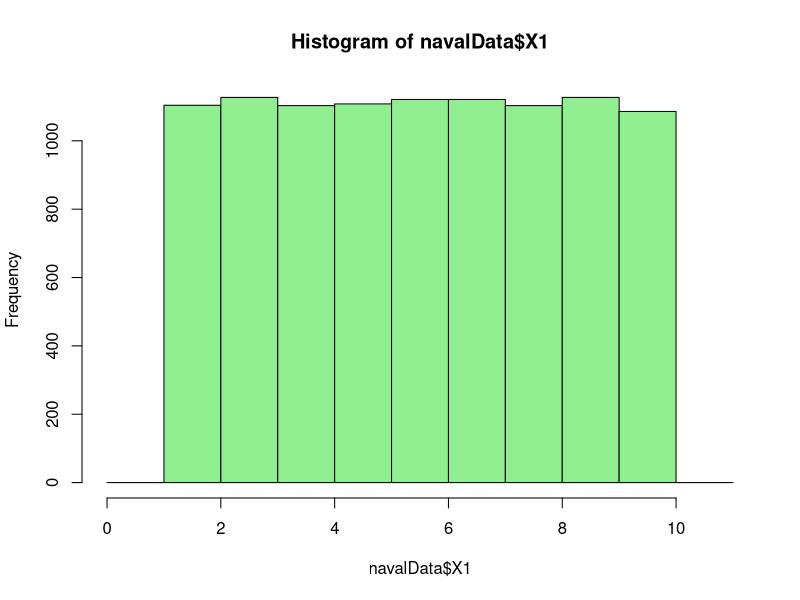
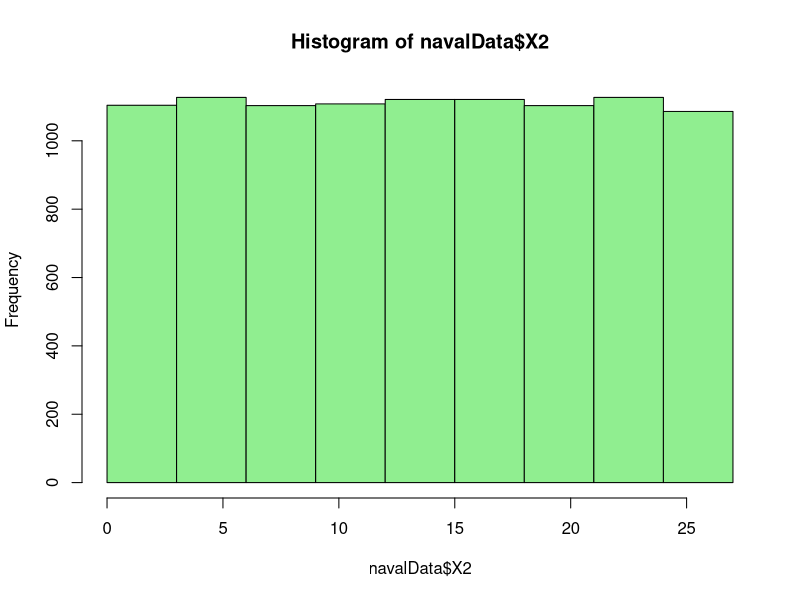
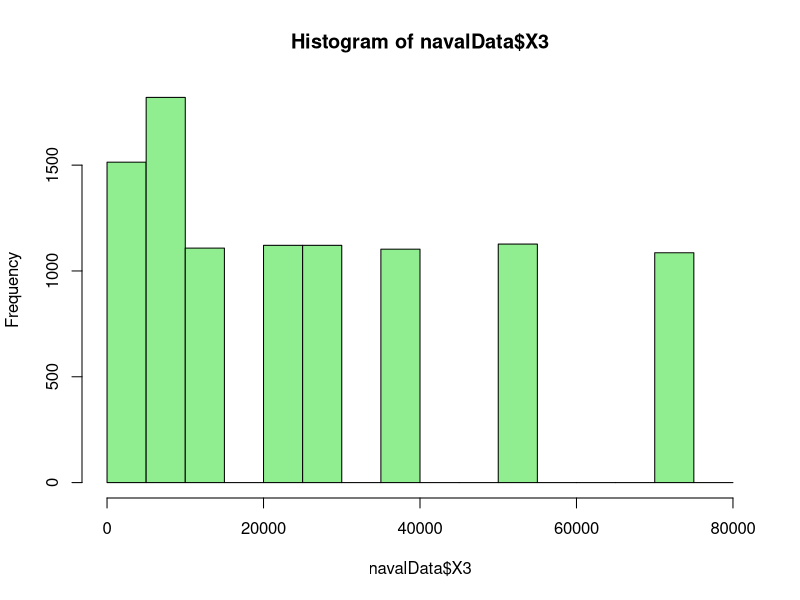
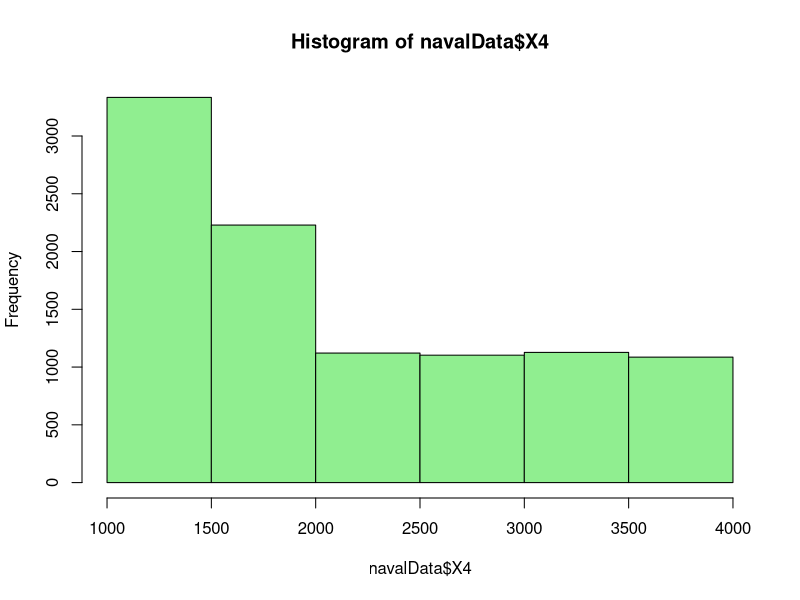
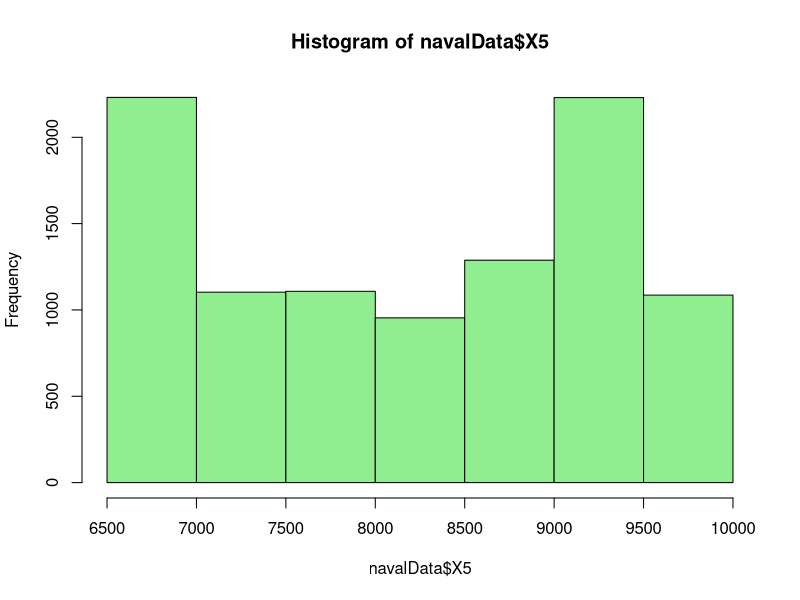
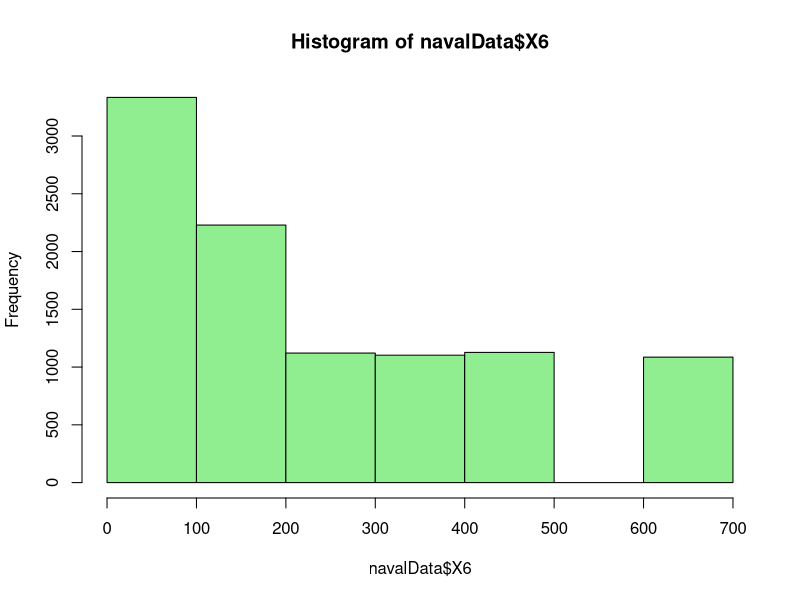
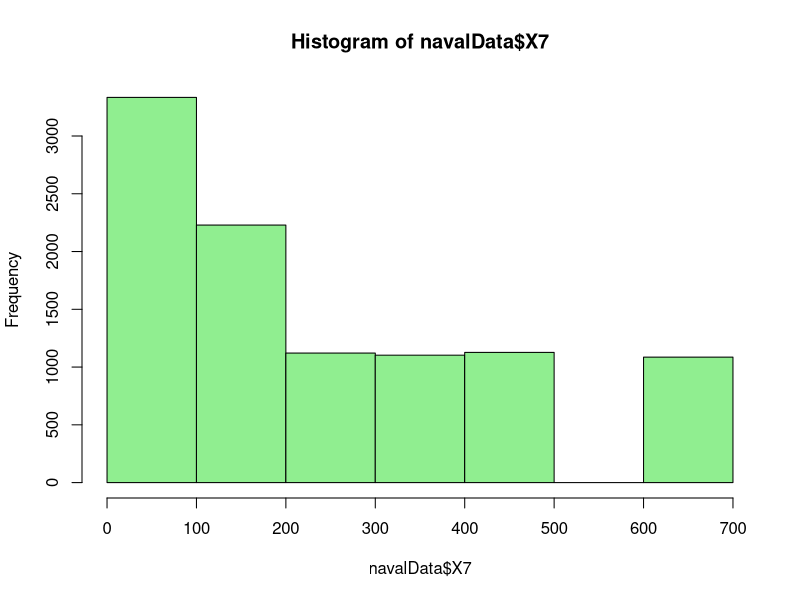
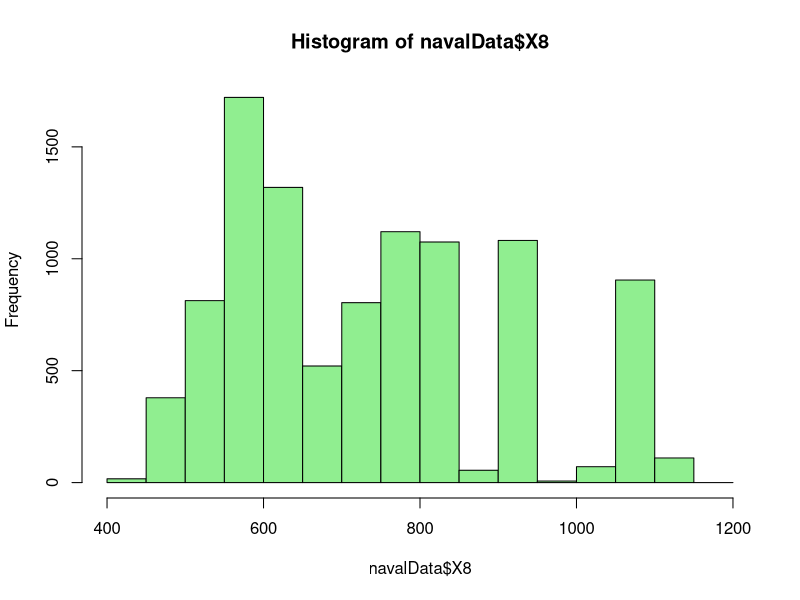

Generate these figures, in order, with R:
## ---- chunk 1
knitr::opts_chunk$set(echo = TRUE)
## ---- chunk 2
navalData <- read.csv("assign1_NavalData.csv", header = TRUE)
str(navalData)
## ---- chunk 3
library(dplyr)
library(corrplot)
library(RColorBrewer)
## ---- chunk 4
dim(navalData)
## ---- chunk 5
names(navalData)      
## ---- chunk 6
str(navalData)        
## ---- chunk 7
head(navalData)
## ---- chunk 8
tail(navalData)       
## ---- chunk 9
hist(navalData$X1, breaks = seq(0, 11, by = 1), col = "lightgreen")
## ---- chunk 10
hist(navalData$X2, breaks = seq(0, 27, by = 3), col = "lightgreen")
## ---- chunk 11
hist(navalData$X3, breaks = seq(0, 80000, by = 5000), col = "lightgreen")
## ---- chunk 12
hist(navalData$X4, breaks = seq(1000, 4000, by = 500), col = "lightgreen")
## ---- chunk 13
hist(navalData$X5, breaks = seq(6500, 10000, by = 500), col = "lightgreen")
## ---- chunk 14
hist(navalData$X6, breaks = seq(0, 700, by = 100), col = "lightgreen")
## ---- chunk 15
hist(navalData$X7, breaks = seq(0, 700, by = 100), col = "lightgreen")
## ---- chunk 16
hist(navalData$X8, breaks = seq(400, 1200, by = 50), col = "lightgreen")
## ---- chunk 17
hist(navalData$X9, breaks = seq(100, 500, by = 50), col = "lightgreen")
## ---- chunk 18
hist(navalData$X10, col = "lightgreen")
## ---- chunk 19
hist(navalData$X11, col = "lightgreen")
## ---- chunk 20
hist(navalData$X12, breaks = seq(0, 10, by = 1), col = "lightgreen")
## ---- chunk 21
hist(navalData$X13,breaks = seq(5, 25, by = 1), col = "lightgreen")
## ---- chunk 22
hist(navalData$X14,breaks = seq(1, 1.1, by = 0.01), col = "lightgreen")
## ---- chunk 23
hist(navalData$X15,breaks = seq(0, 100, by = 10), col = "lightgreen")
## ---- chunk 24
hist(navalData$X16, breaks = seq(0, 2, by = 0.1), col = "lightgreen")
## ---- chunk 25
hist(navalData$Y1, breaks = seq(0.94, 1, by = 0.01), col = "lightgreen")
## ---- chunk 26
hist(navalData$Y2, breaks = seq(0.96, 1, by = 0.01), col = "lightgreen")
## ---- chunk 27
boxplot(navalData$X1, horizontal = TRUE, col = "steelblue")
## ---- chunk 28
boxplot(navalData$X2, horizontal = TRUE, col = "steelblue")
## ---- chunk 29
boxplot(navalData$X3, horizontal = TRUE, col = "steelblue")
## ---- chunk 30
boxplot(navalData$X4, horizontal = TRUE, col = "steelblue")
## ---- chunk 31
boxplot(navalData$X5, horizontal = TRUE, col = "steelblue")
## ---- chunk 32
boxplot(navalData$X6, horizontal = TRUE, col = "steelblue")
## ---- chunk 33
boxplot(navalData$X7, horizontal = TRUE, col = "steelblue")
## ---- chunk 34
boxplot(navalData$X8, horizontal = TRUE, col = "steelblue")
## ---- chunk 35
boxplot(navalData$X9, horizontal = TRUE, col = "steelblue")
## ---- chunk 36
boxplot(navalData$X10, horizontal = TRUE, col = "steelblue")
## ---- chunk 37
boxplot(navalData$X11, horizontal = TRUE, col = "steelblue")
## ---- chunk 38
boxplot(navalData$X12, horizontal = TRUE, col = "steelblue")
## ---- chunk 39
boxplot(navalData$X13, horizontal = TRUE, col = "steelblue")
## ---- chunk 40
boxplot(navalData$X14, horizontal = TRUE, col = "steelblue")
## ---- chunk 41
boxplot(navalData$X15, horizontal = TRUE, col = "steelblue")
## ---- chunk 42
boxplot(navalData$X16, horizontal = TRUE, col = "steelblue")
## ---- chunk 43
boxplot(navalData$Y1, horizontal = TRUE, col = "magenta")
## ---- chunk 44
boxplot(navalData$Y2, horizontal = TRUE, col = "magenta")
## ---- chunk 45
summary(navalData)   
## ---- chunk 46
glimpse(navalData)
## ---- chunk 47
cor(navalData)
## ---- chunk 48
summary(navalData)
## ---- chunk 49
corrplot.mixed(cor(navalData), upper.col = brewer.pal(n=10, name ="Spectral"),
               lower.col = "blue", upper = "pie", number.cex = .75, number.digits = 3, na.label = "NA")
## ---- chunk 50
pairs(navalData, pch = 19, col = "blue")
## ---- chunk 51
x <- c(1,2,3,4,5,6,8,10,11,13,14,15,16,17,18)
navalDataRevised <- navalData[,x]
cor(navalDataRevised)
## ---- chunk 52
summary(navalDataRevised)
## ---- chunk 53
lmFit_Y1_V1 <- lm(Y1 ~ . - Y2, data = navalDataRevised)

# Summary of Model 1
summary(lmFit_Y1_V1)
## ---- chunk 54
lmFit_Y1_V2 <- update(lmFit_Y1_V1, ~ . - X4, data = navalDataRevised)

# Summary of Model 2
summary(lmFit_Y1_V2)
## ---- chunk 55
lmFit_Y1_V3 <- update(lmFit_Y1_V2, ~ . + I(X10^2), data = navalDataRevised)

# Summary of Model 3
summary(lmFit_Y1_V3)

## ---- chunk 56
lmFit_Y1_V4 <- update(lmFit_Y1_V3, ~ . + I(X8^2), data = navalDataRevised)

# Summary of Model 4
summary(lmFit_Y1_V4)
## ---- chunk 57
lmFit_Y1_V5 <- update(lmFit_Y1_V4, ~ . + I(X15^2), data = navalDataRevised)

# Summary of Model 5
summary(lmFit_Y1_V5)
## ---- chunk 58
lmFit_Y1_V6 <- update(lmFit_Y1_V5, ~ . + X10:X8, data = navalDataRevised)

# Summary of Model 6
summary(lmFit_Y1_V6)
## ---- chunk 59
lmFit_Y1_V7 <- update(lmFit_Y1_V6, ~ . + X10:X15, data = navalDataRevised)

# Summary of Model 7
summary(lmFit_Y1_V7)
## ---- chunk 60
lmFit_Y1_V8 <- update(lmFit_Y1_V7, ~ . + X8:X15, data = navalDataRevised)

# Summary of Model 8
summary(lmFit_Y1_V8)
## ---- chunk 61
plot(lmFit_Y1_V8)
## ---- chunk 62
cd <- cooks.distance(lmFit_Y1_V8)
navalDataRevisedY1.clean <- navalDataRevised[abs(cd) < 4/nrow(navalDataRevised), ]
## ---- chunk 63
formula(lmFit_Y1_V8)
## ---- chunk 64
lmFitY1 <- lm(formula(lmFit_Y1_V8), data = navalDataRevisedY1.clean)
## ---- chunk 65
summary(lmFitY1)
plot(lmFitY1)
## ---- chunk 66
lmFit_Y2_V1 <- lm(Y2 ~ . - Y1, data = navalDataRevised)

# Summary of Model 1
summary(lmFit_Y2_V1)
## ---- chunk 67
lmFit_Y2_V2 <- update(lmFit_Y2_V1, ~ . - X2, data = navalDataRevised)

# Summary of Model 2
summary(lmFit_Y2_V2)
## ---- chunk 68
lmFit_Y2_V3 <- update(lmFit_Y2_V2, ~ . + I(X8^2), data = navalDataRevised)

# Summary of Model 3
summary(lmFit_Y2_V3)
## ---- chunk 69
lmFit_Y2_V4 <- update(lmFit_Y2_V3, ~ . + I(X15^2), data = navalDataRevised)

# Summary of Model 4
summary(lmFit_Y2_V4)
## ---- chunk 70
lmFit_Y2_V5 <- update(lmFit_Y2_V4, ~ . + I(X13^2), data = navalDataRevised)

# Summary of Model 5
summary(lmFit_Y2_V5)
## ---- chunk 71
lmFit_Y2_V6 <- update(lmFit_Y2_V5, ~ . + I(X16^2) - I(X8^2), data = navalDataRevised)

# Summary of Model 6
summary(lmFit_Y2_V6)
## ---- chunk 72
lmFit_Y2_V7 <- update(lmFit_Y2_V6, ~ . + X8:X15
                                       + X8:X13
                                       + X8:X16
                                       + X15:X13
                                       + X15:X16
                                       + X13:X16, data = navalDataRevised)

#Summary of Model 7
summary(lmFit_Y2_V7)
## ---- chunk 73
plot(lmFit_Y2_V7)
## ---- chunk 74
cd <- cooks.distance(lmFit_Y2_V7)
navalDataRevisedY2.clean <- navalDataRevised[abs(cd) < 4/nrow(navalDataRevised), ]
## ---- chunk 75
formula(lmFit_Y2_V7)
## ---- chunk 76
lmFitY2 <- lm(formula(lmFit_Y2_V7), data = navalDataRevisedY2.clean)
## ---- chunk 77
summary(lmFitY2)
plot(lmFitY2)
## ---- chunk 78
lmFit_Y2_V8 <- update(lmFit_Y2_V7, ~ . - X13:X16, data = navalDataRevised)

#Summary of Model 8
summary(lmFit_Y2_V8)
## ---- chunk 79
cd <- cooks.distance(lmFit_Y2_V8)
navalDataRevisedY2.clean <- navalDataRevised[abs(cd) < 4/nrow(navalDataRevised), ]
## ---- chunk 80
formula(lmFit_Y2_V8)
## ---- chunk 81
lmFitY2 <- lm(formula(lmFit_Y2_V8), data = navalDataRevisedY2.clean)
## ---- chunk 82
summary(lmFitY2)
plot(lmFitY2)
## ---- chunk 83
navalDataPred <- read.csv("assign1_NavalPred.csv", header = TRUE)
## ---- chunk 84
predict(lmFitY1, navalDataPred, interval = "confidence", level = 0.95)
## ---- chunk 85
predict(lmFitY1, navalDataPred, interval = "prediction", level = 0.95)
## ---- chunk 86
coef(summary(lmFitY1))
## ---- chunk 87
confint(lmFitY1)
## ---- chunk 88
var(lmFitY1$residuals)
## ---- chunk 89
plot(navalDataRevised$X10, navalDataRevised$Y1,
     pch = 21, col = "lightblue", cex = 0.5,
     xlab = "X10", ylab = "Y1")
predictionY1 <- predict(lmFitY1, newdata = navalDataPred)
points(navalDataPred$X10, predictionY1, col = "blue", cex = 0.5, pch = 19)

confint <- predict(lmFitY1, newdata = navalDataPred, interval = "confidence", level = 0.95)
points(navalDataPred$X10, confint[,2], col = "brown4", cex = 0.5, pch = 19)
points(navalDataPred$X10, confint[,3], col = "brown4", cex = 0.5, pch = 19)

predint <- predict(lmFitY1, newdata = navalDataPred, interval = "prediction", level = 0.95)
points(navalDataPred$X10, confint[,2], col = "darkmagenta", cex = 0.5, pch = 19)
points(navalDataPred$X10, confint[,3], col = "darkmagenta", cex = 0.5, pch = 19)
## ---- chunk 90
predict(lmFitY2, navalDataPred, interval = "confidence", level = 0.95)
## ---- chunk 91
predict(lmFitY2, navalDataPred, interval = "prediction", level = 0.95)
## ---- chunk 92
coef(summary(lmFitY2))
## ---- chunk 93
confint(lmFitY2)
## ---- chunk 94
var(lmFitY2$residuals)
## ---- chunk 95
plot(navalDataRevised$X8, navalDataRevised$Y2,
     pch = 21, col = "lightblue", cex = 0.5,
     xlab = "X10", ylab = "Y1")

predictionY2 <- predict(lmFitY2, newdata = navalDataPred)
points(navalDataPred$X8, predictionY2, col = "blue", cex = 0.5, pch = 19)

confint <- predict(lmFitY1, newdata = navalDataPred, interval = "confidence", level = 0.95)
points(navalDataPred$X8, confint[,2], col = "brown4", cex = 0.5, pch = 19)
points(navalDataPred$X8, confint[,3], col = "brown4", cex = 0.5, pch = 19)

predint <- predict(lmFitY1, newdata = navalDataPred, interval = "prediction", level = 0.95)
points(navalDataPred$X8, confint[,2], col = "darkmagenta", cex = 0.5, pch = 19)
points(navalDataPred$X8, confint[,3], col = "darkmagenta", cex = 0.5, pch = 19)
## ---- chunk 96
Y1sum <- sum((lmFitY1$residuals)^2)/nrow(navalDataRevisedY1.clean)
Y1root <- sqrt(Y1sum)
Y1root
## ---- chunk 97
Y2sum <- sum((lmFitY2$residuals)^2)/nrow(navalDataRevisedY2.clean)
Y2root <- sqrt(Y2sum)
Y2root
## ---- chunk 98
mean(navalData$Y1)
sum((navalData$Y1 - mean(navalData$Y1))^2)
## ---- chunk 99
lmFitY1$residuals
sum(lmFitY1$residuals^2)
summary(lmFitY1$residuals)
boxplot(lmFitY1$residuals)
## ---- chunk 100
TSS_Y1 <- sum((navalData$Y1 - mean(navalData$Y1))^2)
RSS_Y1 <- sum(lmFitY1$residuals^2)
## ---- chunk 101
(TSS_Y1 - RSS_Y1) / TSS_Y1
## ---- chunk 102
MSE_Y1 <- RSS_Y1/nrow(navalDataRevisedY1.clean)
RMSE_Y1 <- sqrt(MSE_Y1)
RMSE_Y1
## ---- chunk 103
RSS_1 <- sum(lmFit_Y1_V1$residuals^2)
MSE_1 <- RSS_1/nrow(within(navalData, rm(Y2)))
RMSE_1 <- sqrt(MSE_1)
RMSE_1
## ---- chunk 104
mean(navalData$Y2)
sum((navalData$Y2 - mean(navalData$Y2))^2)
## ---- chunk 105
lmFitY2$residuals
sum(lmFitY2$residuals^2)
summary(lmFitY2$residuals)
boxplot(lmFitY2$residuals)
## ---- chunk 106
TSS_Y2 <- sum((navalData$Y2 - mean(navalData$Y2))^2)
RSS_Y2 <- sum(lmFitY2$residuals^2)
## ---- chunk 107
(TSS_Y2 - RSS_Y2) / TSS_Y2
## ---- chunk 108
MSE_Y2 <- RSS_Y2/nrow(navalDataRevisedY2.clean)
RMSE_Y2 <- sqrt(MSE_Y2)
RMSE_Y2
## ---- chunk 109
RSS_2 <- sum(lmFit_Y2_V1$residuals^2)
MSE_2 <- RSS_2/nrow(within(navalData, rm(Y1)))
RMSE_2 <- sqrt(MSE_2)
RMSE_2
